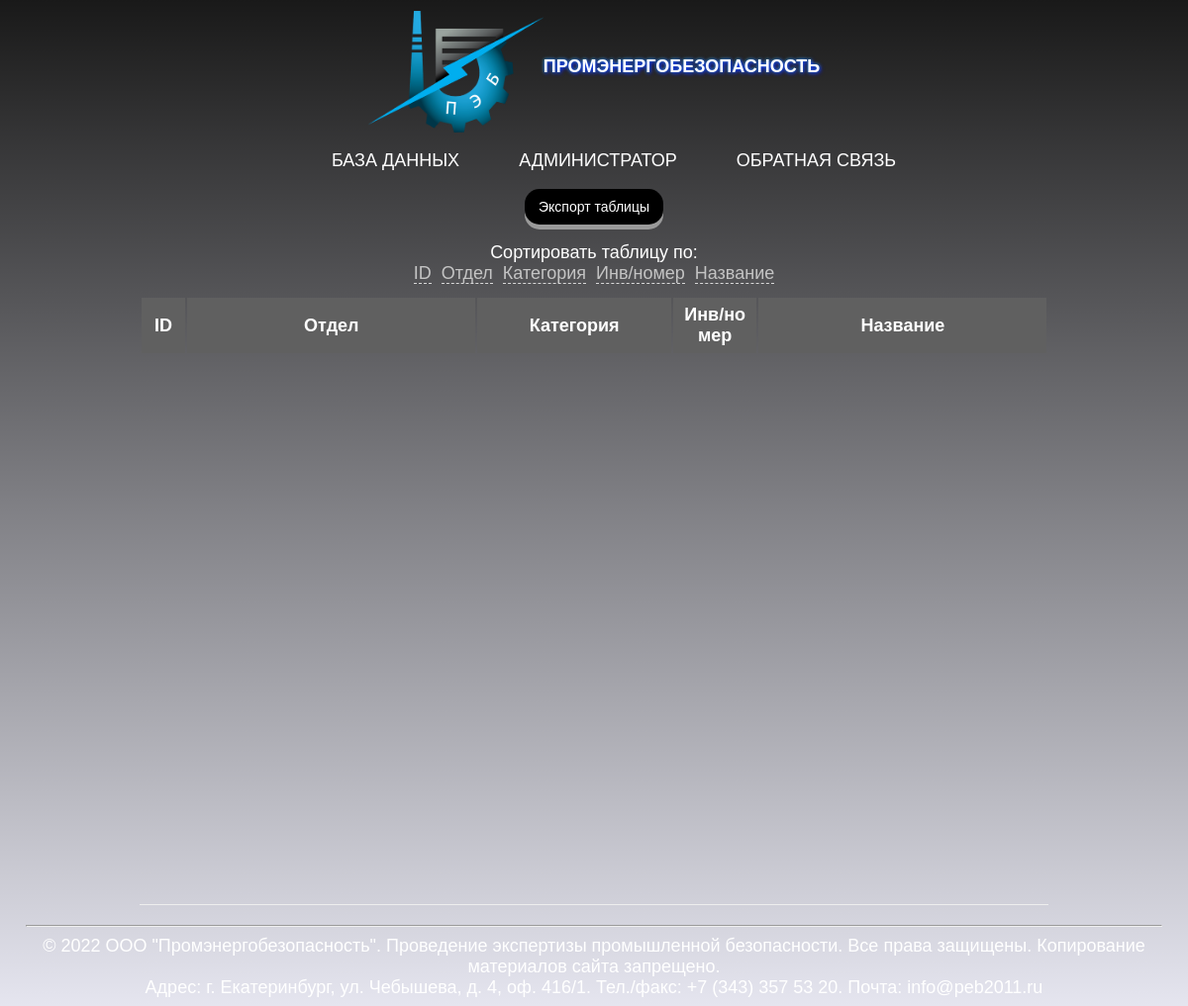
Before: / with the older database file.
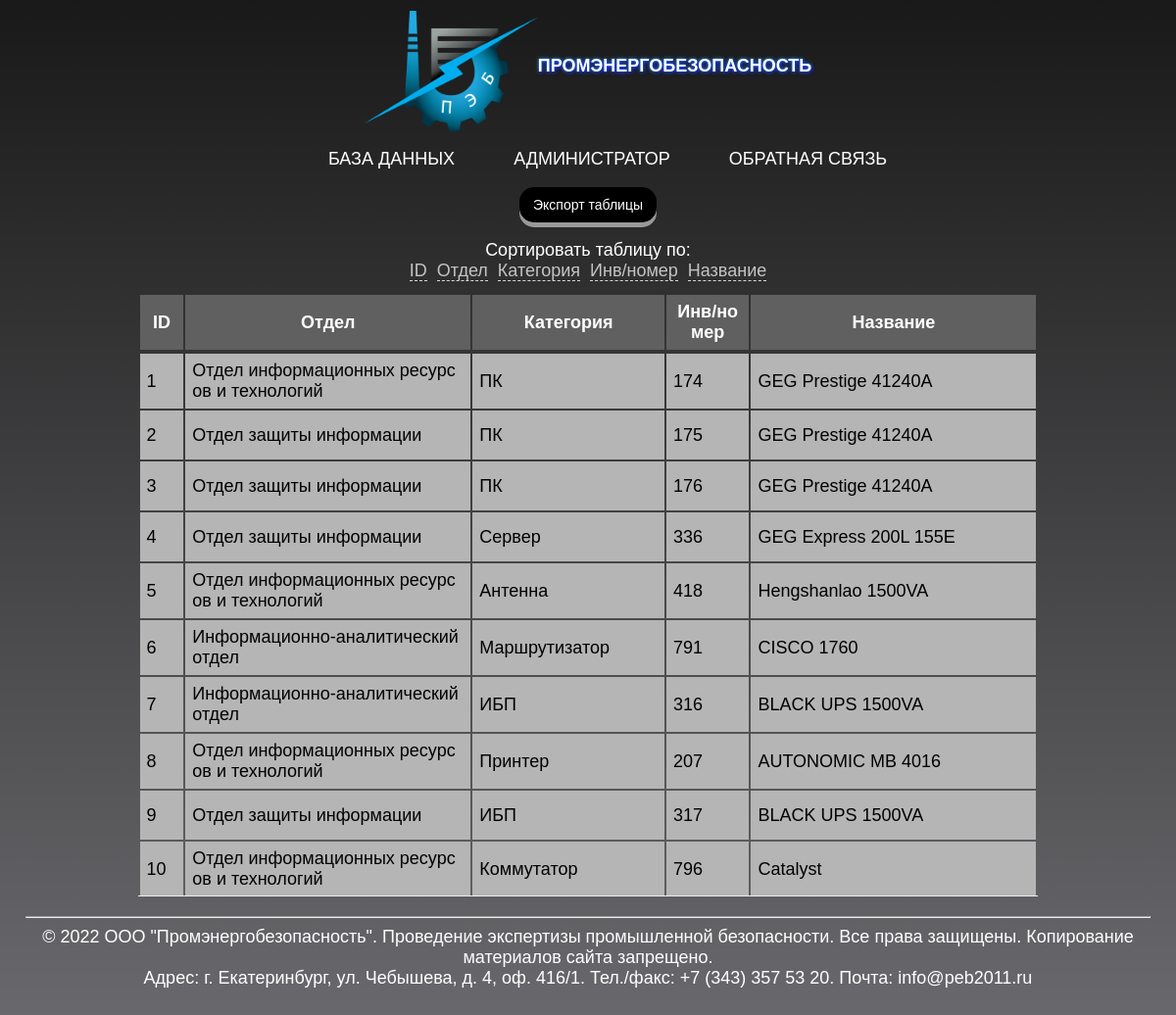
After: the same page with the newer database file.
### tables this page shows
CREATE TABLE `technic` (
  `id` int(11) UNSIGNED NOT NULL,
  `departament` int(11) DEFAULT NULL,
  `category` int(11) DEFAULT NULL,
  `inventory` int(11) UNSIGNED NOT NULL,
  `title` varchar(40) NOT NULL
);

CREATE TABLE `departament` (
  `id_departament` int(11) NOT NULL,
  `nameDepartament` varchar(255) DEFAULT NULL
);

CREATE TABLE `category` (
  `id_category` int(11) NOT NULL,
  `nameCategory` varchar(255) NOT NULL
);

### index.php (the view, shortened to what this page needs)
<?php
require_once 'config/connect.php';
?>
<DOCTUPE HTML!>
    <html>
    <head>
        <link rel="stylesheet" href="css/main.css">
    </head>
    <body>
        <h1><img src="css/peb.png" width="177" height="123" align="middle">Промэнергобезопасность</h1>
        <ul>
            <li><a href="index.php">База данных</a></li>
            <li><a href="admin.php">Администратор</a></li>
            <li><a href="back.php">Обратная связь</a></li>
        </ul>
    </body>
</html>
<!DOCTYPE html>
<html>
<head>
</head>
<body class="index">
    <?php
    $sort_list = array(
        'id_asc' => '`id`',
        'id_desc' => '`id` DESC',
        'deportament_asc' => '`departament`.`nameDepartament`',
        'deportament_desc' => '`departament`.`nameDepartament` DESC',
        'category_asc' => '`category`.`nameCategory`',
        'category_desc' => '`category`.`nameCategory` DESC',
        'inventory_asc' => '`inventory`',
        'inventory_desc' => '`inventory` DESC',
        'title_asc' => '`title`',
        'title_desc' => '`title` DESC'
    );
    $sort = @$_GET['sort'];
    if (array_key_exists($sort, $sort_list)) {
        $sort_sql = $sort_list[$sort];
    } else {
        $sort_sql = reset($sort_list);
    }
    function sort_link_bar($title, $a, $b) {
        $sort = @$_GET['sort'];
        if ($sort == $a) {
            return '<a class="active" href="?sort=' . $b . '">' . $title . ' <i>↑</i></a>';
        } elseif ($sort == $b) {
            return '<a class="active" href="?sort=' . $a . '">' . $title . ' <i>↓</i></a>';
        } else {
            return '<a href="?sort=' . $a . '">' . $title . '</a>';
        }
    }
    ?>
    <div class="table">
        <div class="sort" style="display: inline-block; text-align: center;">
            <form action="export.php" method="GET">
                <button name="export" type="submit">Экспорт таблицы</button>
            </form>
            <?php
            echo '<div>Сортировать таблицу по: </div>';
            echo sort_link_bar('ID', 'id_asc', 'id_desc');
            echo sort_link_bar('Отдел', 'deportament_asc', 'deportament_desc');
            echo sort_link_bar('Категория', 'category_asc', 'category_desc');
            echo sort_link_bar('Инв/номер', 'inventory_asc', 'inventory_desc');
            echo sort_link_bar('Название', 'title_asc', 'title_desc');
            if ($_COOKIE['user'] == ''): ?>
        </div>
        <main class="wrapper-content-maint" style="min-height: 300px">
            <div class="scroll-table">
                <table align="center">
                    <thead>
                        <tr>
                            <th style="width:4%">ID</th>
                            <th style="width:35%">Отдел</th>
                            <th style="width:23%">Категория</th>
                            <th style="width:9%">Инв/номер</th>
                            <th style="width:35%">Название</th>
                        </tr>
                    </thead>
                </table>
                <div class="scroll-table-body">
                    <table>
                        <tbody>
                            <tr>
                                <?php
                                $technic = mysqli_query($connect, "SELECT `technic`.`id`, `departament`.`nameDepartament`, `category`.`nameCategory`, `technic`.`inventory`, `technic`.`title` FROM `technic` INNER JOIN `departament` ON `technic`.`departament` = `departament`.`id_departament` INNER JOIN `category` ON `technic`.`category` = `category`.`id_category` ORDER BY {$sort_sql}");
                                $technic = mysqli_fetch_all($technic);
                                foreach ($technic as $technic) {
                                    ?>
                                    <td style="width:4%"><?= $technic[0] ?></td>
                                    <td style="width:35%"><?= $technic[1] ?></td>
                                    <td style="width:23%"><?= $technic[2] ?></td>
                                    <td style="width:9%"><?= $technic[3] ?></td>
                                    <td style="width:35%" ><?= $technic[4] ?></td>
                                </tr>
                                <?php
                            }
                            ?>
                        </tbody>
                    </table>
                </div>
            </div>
    <?php endif; ?>
    <hr>
</main>
<footer align="center">
    &copy; 2022 ООО "Промэнергобезопасность". Проведение экспертизы промышленной безопасности. Все права защищены. Копирование материалов сайта запрещено.<br>Адрес: г. Екатеринбург, ул. Чебышева, д. 4, оф. 416/1. Тел./факс: +7 (343) 357 53 20. Почта: info@peb2011.ru
</footer>
</body>
</html>

Changed rows visible on the page:
now on this page (row edited): technic: id "1", departament.nameDepartament "Отдел информационных ресурсов и технологий", category.nameCategory "ПК", inventory "174", title "GEG Prestige 41240A"
now on this page (row edited): technic: id "2", departament.nameDepartament "Отдел защиты информации", category.nameCategory "ПК", inventory "175", title "GEG Prestige 41240A"
now on this page (row edited): technic: id "3", departament.nameDepartament "Отдел защиты информации", category.nameCategory "ПК", inventory "176", title "GEG Prestige 41240A"
now on this page (row edited): technic: id "4", departament.nameDepartament "Отдел защиты информации", category.nameCategory "Сервер", inventory "336", title "GEG Express 200L 155E"
now on this page (row edited): technic: id "5", departament.nameDepartament "Отдел информационных ресурсов и технологий", category.nameCategory "Антенна", inventory "418", title "Hengshanlao 1500VA"
now on this page (row edited): technic: id "6", departament.nameDepartament "Информационно-аналитический отдел", category.nameCategory "Маршрутизатор", inventory "791", title "CISCO 1760"
now on this page (row edited): technic: id "7", departament.nameDepartament "Информационно-аналитический отдел", category.nameCategory "ИБП", inventory "316", title "BLACK UPS 1500VA"
now on this page (row edited): technic: id "8", departament.nameDepartament "Отдел информационных ресурсов и технологий", category.nameCategory "Принтер", inventory "207", title "AUTONOMIC MB 4016"
now on this page (row edited): technic: id "9", departament.nameDepartament "Отдел защиты информации", category.nameCategory "ИБП", inventory "317", title "BLACK UPS 1500VA"
now on this page (row edited): technic: id "10", departament.nameDepartament "Отдел информационных ресурсов и технологий", category.nameCategory "Коммутатор", inventory "796", title "Catalyst"
